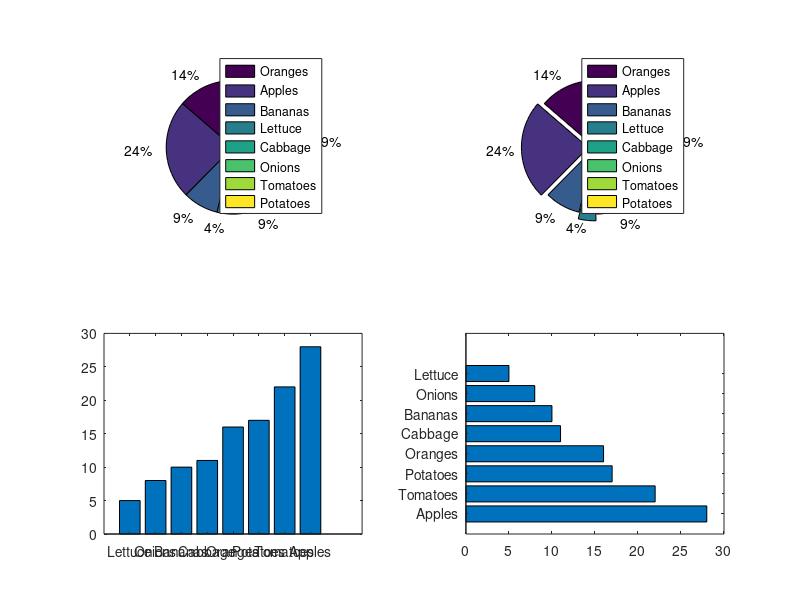

Reproduce this figure in MATLAB.
data = [16 28 10 5 11 8 22 17]
produce  = {'Oranges','Apples','Bananas','Lettuce','Cabbage','Onions','Tomatoes','Potatoes'}
Adata = sort(data,'ascend');
Ddata = sort(data,'descend');
[Ddata, idx] = sort(data, 'descend');
[Adata, as] = sort(data, 'ascend');
produce_sorted = char(produce(idx));
produce_sorted1 = char(produce(as));


subplot(2, 2, 1)
view = [0 1 0 1 0 1 0 1];
pie(data,view)
pie(data)
legend(produce)

subplot(2, 2, 2)
view = [0 1 0 1 0 1 0 1];
pie(data,view)
legend(produce)

subplot(2, 2, 3)
bar([1, 2, 3, 4, 5, 6, 7, 8],Adata)
set(gca,'XTickLabel', produce_sorted1)

subplot(2, 2, 4)
barh([1, 2, 3, 4, 5, 6, 7, 8],Ddata)
set(gca,'YTickLabel', produce_sorted)
